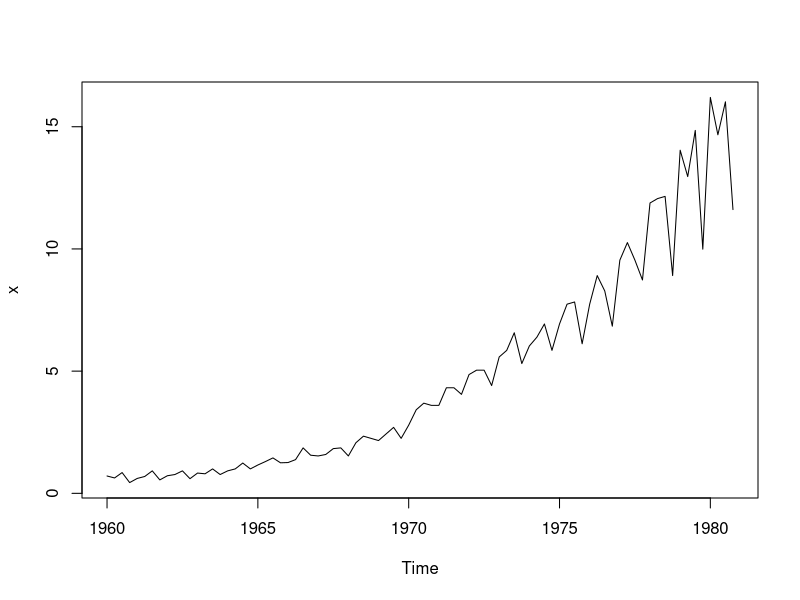
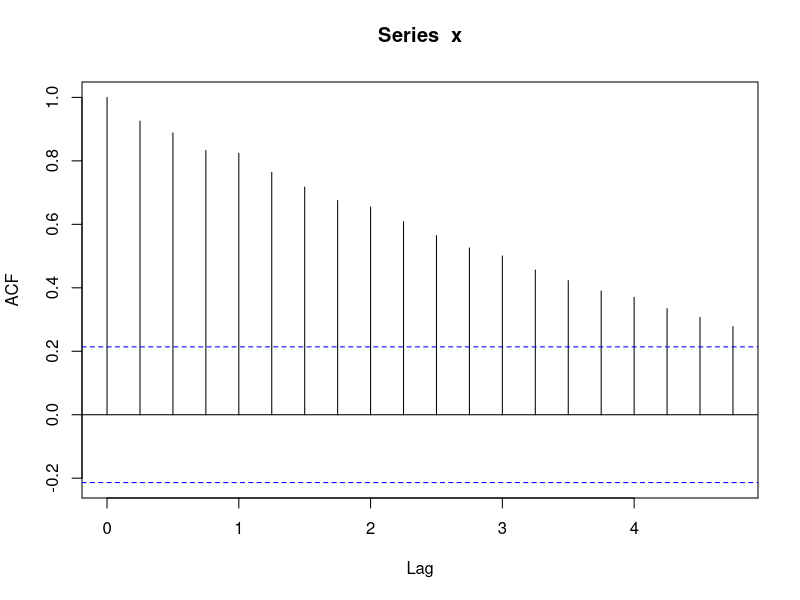
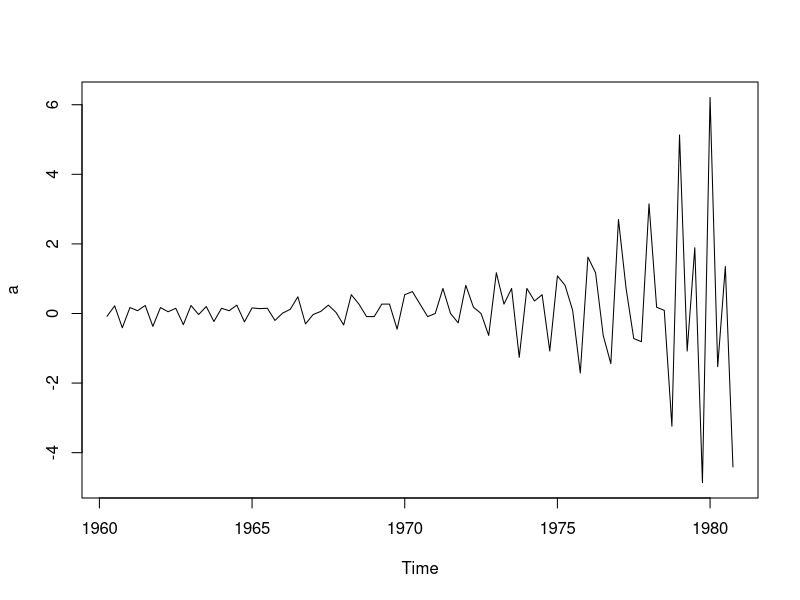
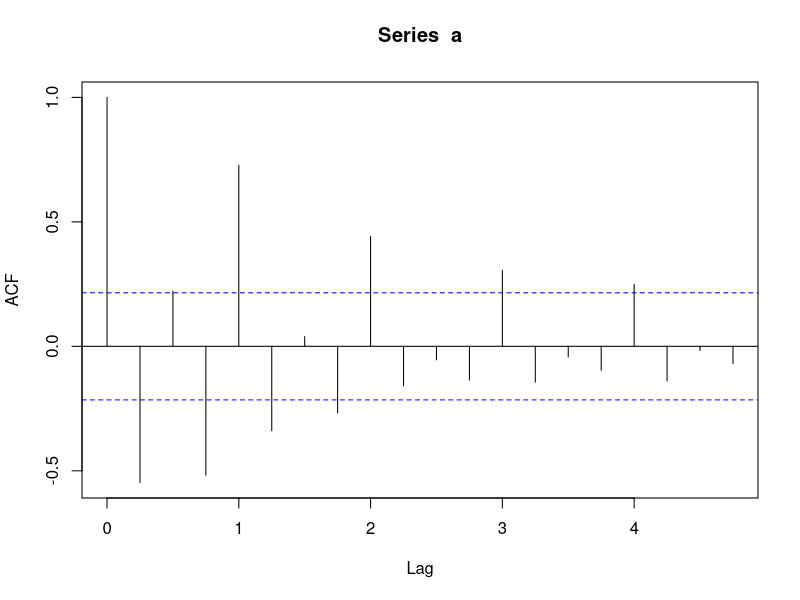

Recreate these plots in R, in order.
data("JohnsonJohnson")
View(EuStockMarkets)
## que tipo de objeto es
is(JohnsonJohnson)
x<-JohnsonJohnson
##muestra start(año,)desede que mes quiero comenzar la frecuencia es mensual
ts(x,start=c(1960,2),frequency = 12)
plot(x)
##Autocorrelacion decrece lentamente
acf(x)
##diff es para eliminar la tendencia de la serie
a<-diff(x,1)
plot(a)
##al eliminar la tendencia decae mas rapido
acf(a)
